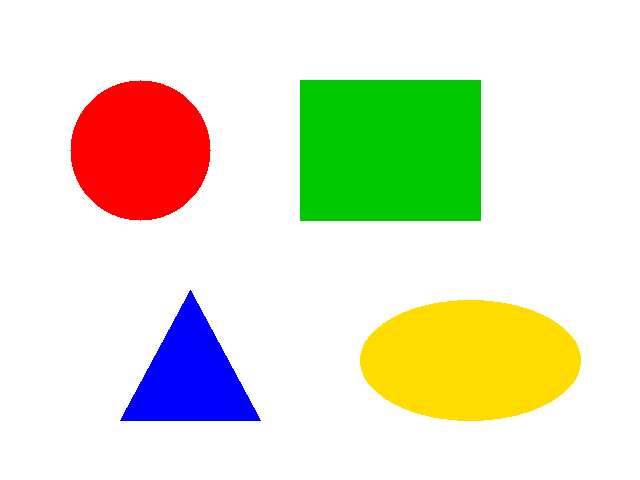
#> input picture python/samples/shapes.png, 640 x 480 px, found by its file name
$ python 13_opencv_color.py
#> lines starting #> are read from the running program, lines starting #| are printed output that depends on the picture; after the words box and inside, x2 and y2 are one past the last pixel; in counts of white or black regions, pixels touching at a corner belong together
# title: OpenCV — HSV 색 마스크와 윤곽선
# group: OpenCV
import cv2
import numpy as np

img = cv2.imread("shapes.png")                 # 샘플 이미지 640×480
#> img is the input picture: shape (480, 640, 3); mean B, G, R 203.6, 227.6, 226.1
hsv = cv2.cvtColor(img, cv2.COLOR_BGR2HSV)
#> hsv: shape (480, 640, 3); mean H, S, V 10.4, 59.1, 250.4

ranges = {                                     # (H 0~179, S, V)
    "red":    [((0, 120, 70), (10, 255, 255)), ((170, 120, 70), (179, 255, 255))],
    "green":  [((40, 80, 60), (85, 255, 255))],
    "blue":   [((100, 120, 60), (130, 255, 255))],
    "yellow": [((20, 120, 120), (35, 255, 255))],
}
out = img.copy()
for name, rs in ranges.items():
    mask = np.zeros(img.shape[:2], np.uint8)
    for lo, hi in rs:
        mask |= cv2.inRange(hsv, np.array(lo), np.array(hi))
    mask = cv2.morphologyEx(mask, cv2.MORPH_OPEN, np.ones((5, 5), np.uint8))
    contours, _ = cv2.findContours(mask, cv2.RETR_EXTERNAL, cv2.CHAIN_APPROX_SIMPLE)
    for c in contours:
        area = cv2.contourArea(c)
        if area < 500:
            continue
        m = cv2.moments(c)
        cx, cy = int(m["m10"] / m["m00"]), int(m["m01"] / m["m00"])
        x, y, w, h = cv2.boundingRect(c)
        cv2.rectangle(out, (x, y), (x + w, y + h), (0, 0, 0), 2)
        cv2.putText(out, name, (x, y - 6), cv2.FONT_HERSHEY_SIMPLEX, 0.6, (0, 0, 0), 2)
        print("%-6s 중심=(%3d,%3d) 면적=%6.0f" % (name, cx, cy, area))
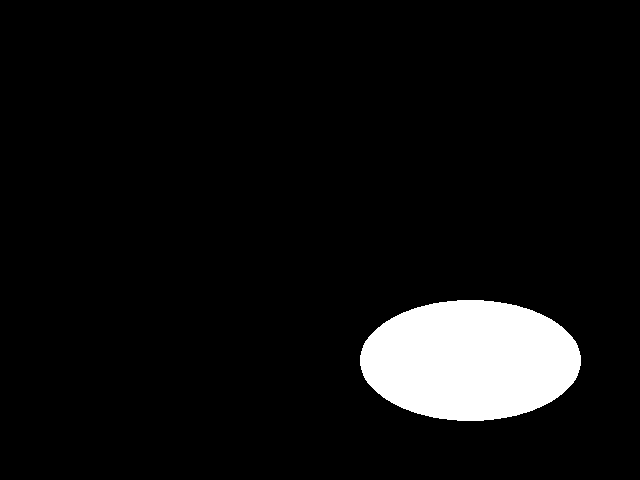
#> mask: shape (480, 640); 6.8% white; 1 white region, box (x1, y1, x2, y2) and area: (360, 300, 581, 421) 20971
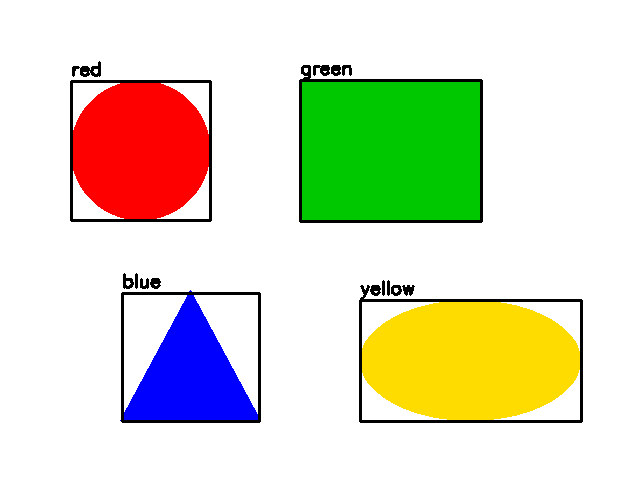
#> out: shape (480, 640, 3); 2.79% of pixels changed, all inside (x1, y1, x2, y2) = (70, 61, 583, 423)

cv2.imshow("original", img)
cv2.imshow("detected", out)
cv2.waitKey(0)
